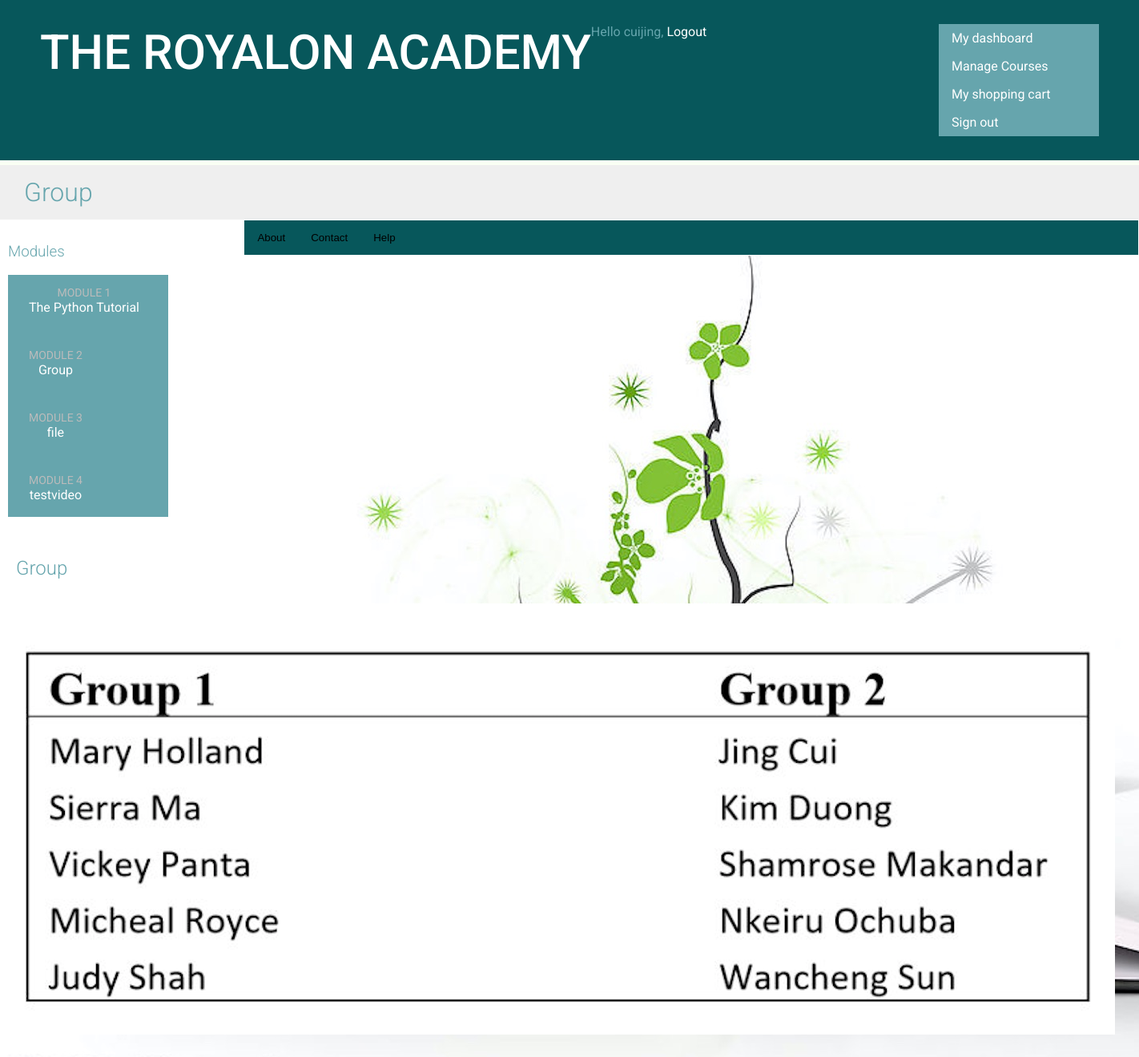
The app's page /students/course/27/44/ (signed in) with its own data.
### courses/models.py (models this page shows, shortened)
class Module(models.Model):
    course = models.ForeignKey(Course, related_name='modules')
    title = models.CharField(max_length=200)
    description = models.TextField(blank=True)
    order = OrderField(blank=True, for_fields=['course'])
    class Meta:
        ordering = ['order']

class Content(models.Model):
    module = models.ForeignKey(Module, related_name='contents')
    content_type = models.ForeignKey(ContentType,
                                     limit_choices_to={'model__in':('text',
                                                                    'video',
                                                                    'image',
                                                                    'file')})
    object_id = models.PositiveIntegerField()
    item = GenericForeignKey('content_type', 'object_id')
    order = OrderField(blank=True, for_fields=['module'])
    class Meta:
        ordering = ['order']

class ItemBase(models.Model):
    owner = models.ForeignKey(User, related_name='%(class)s_related')
    title = models.CharField(max_length=250)
    created = models.DateTimeField(auto_now_add=True)
    updated = models.DateTimeField(auto_now=True)
    class Meta:
        abstract = True
    def render(self):
        return render_to_string('courses/content/{}.html'.format(self._meta.model_name), {'item': self})

class Image(ItemBase):
    file = models.FileField(upload_to='images')

### students/views.py (the view)
class StudentCourseDetailView(DetailView):
    model = Course
    template_name = 'students/course/detail.html'
    def get_queryset(self):
        qs = super(StudentCourseDetailView, self).get_queryset()
        return qs.filter(students__in=[self.request.user])
    def get_context_data(self, **kwargs):
        context = super(StudentCourseDetailView, self).get_context_data(**kwargs)
        course = self.get_object()
        if 'module_id' in self.kwargs:
            context['module'] = course.modules.get(id=self.kwargs['module_id'])
        else:
            context['module'] = course.modules.all()[0]
        return context

### cart/context_processors.py (called while the page is built)
def cart(request):
    return {'cart': Cart(request)}

### students/templates/students/course/detail.html (shortened to what this page needs)
{% extends "base.html" %}
{% block content %}
    <h1>
        {{ module.title }}
    </h1>
    <div class="contents">
        <h3>Modules</h3>
        <ul id="modules">
        {% for m in object.modules.all %}
            <li data-id="{{ m.id }}" {% if m == module %}class="selected"{% endif %}>
                <a href="{% url "student_course_detail_module" object.id m.id %}">
                    <span>
                        Module <span class="order">{{ m.order|add:1 }}</span>
                    </span>
                    <br>
                    {{ m.title }}
                </a>
            </li>
        {% empty %}
            <li>No modules yet.</li>
        {% endfor %}
        </ul>
    </div>
    <div class="module">
        {% for content in module.contents.all %}
            {% with item=content.item %}
                <h2>{{ item.title }}</h2>
                {{ item.render }}
            {% endwith %}
        {% endfor %}
    </div>
{% endblock %}

### courses/templates/base.html (shortened to what this page needs)
{% load staticfiles %}
<!DOCTYPE html>
<html>
<head>
    <link href="{% static "css\base.css" %}" rel="stylesheet">
</head>
<body>
    <div id="header">
        <a href="/" class="logo">The Royalon Academy</a>
        <ul class="menu">
            {% if request.user.is_authenticated %}
                <li {% if section == "dashboard" %}class="selected"{% endif %}><a href="{% url "dashboard" %}">My dashboard</a></li>
                <li {% if section == "My Courses" %}class="selected"{% endif %}><a href="{% url "manage_course_list" %}">Manage Courses</a></li>
				<li {% if section == "My Shopping Cart" %}class="selected"{% endif %}><a href="{% url "product_list" %}">My shopping cart</a></li>
                <li><a href="{% url "logout" %}">Sign out</a></li>
            {% else %}
                <li><a href="{% url "login" %}">Sign in</a></li>
            {% endif %}
         </ul>
            <span class="user">
                {% if request.user.is_authenticated %}
                    Hello {{ request.user.username }},
                    <a href="{% url "logout" %}">Logout</a>
                {% endif %}
            </span>
    </div>
</body>
    <div id="content">
        {% block content %}{% endblock %}
    </div>
    <div class="tab">
	<button class="tablinks" onclick="openTab(event, 'About')">About</button>
  	<button class="tablinks" onclick="openTab(event, 'Contact')">Contact</button>
	<button class="tablinks" onclick="openTab(event, 'Help')">Help</button>
    </div>
</html>

### courses/templates/courses/content/image.html
<p><img src="{{ item.file.url }}"></p>

### courses/static/css/base.css (style rules this page uses)
body { margin:0; font-family:'Roboto', sans-serif; font-weight:400; color: #66a5ad; }
a { color: #66a5ad; text-decoration:none; }
h1, h2, h3, h4, h5, h6 { font-family:'Roboto', sans-serif; font-weight:300; }
h1 { background:#efefef; width:100%; overflow:auto; padding:15px 0 15px 30px; margin:0; }
.module { overflow:auto; }
.module p { margin:10px 0 20px; width:100%; float:left; }
#header { background: #07575b; overflow:auto; padding:30px 50px; border-bottom:6px solid #fafff4; }
#header .logo { text-decoration:none; font-family:'Roboto', sans-serif; font-weight:500; text-transform:uppercase; font-size: 60px; color:#fff; float:left; }
#header a { color:#fff; }
#header .menu { list-style:none; float:right; margin:0; padding:0; }
.contents { width:20%; padding:10px; float:left; background: #ffffff; color: #66a5ad; font-family:'Roboto', sans-serif; }
.contents ul { list-style:none; margin:0; padding:0; }
.contents ul li { margin:0 0 10px 0; padding:4px 10px 10px; overflow:auto; }
.contents ul li.selected { background: #66a5ad; }
.contents ul span { text-transform:uppercase; color:#bbb; font-size:14px; }
.contents ul a { display:block; color:#fff; text-decoration:none; }
.module { padding:10px 20px; float:left; }
div.tab { overflow: hidden; border: 1px solid #ffffff; background-color: #07575b; }
div.tab button { background-color: inherit; float: left; border: none; outline: none; cursor: pointer; padding: 14px 16px; transition: 0.3s; }

### courses/templates/base.html (style rules this page uses)
ul { list-style-type: none; margin: 0; padding: 0; width: 200px; background-color: #66a5ad; }
li a { display: inline; text-align:center; float:left; color: #66a5ad; padding: 8px 16px; text-decoration: none; }
body { background-image: url("static/imgages/1.jpg") }

### records on screen
Module: title "Group", order|add "2"
Module: order|add "1", title "The Python Tutorial"
Module: order|add "3", title "file"
Module: order|add "4", title "testvideo"
Content: item "Group", item.file (picture)

### other values on screen
{{ request.user.username }} "cuijing"
